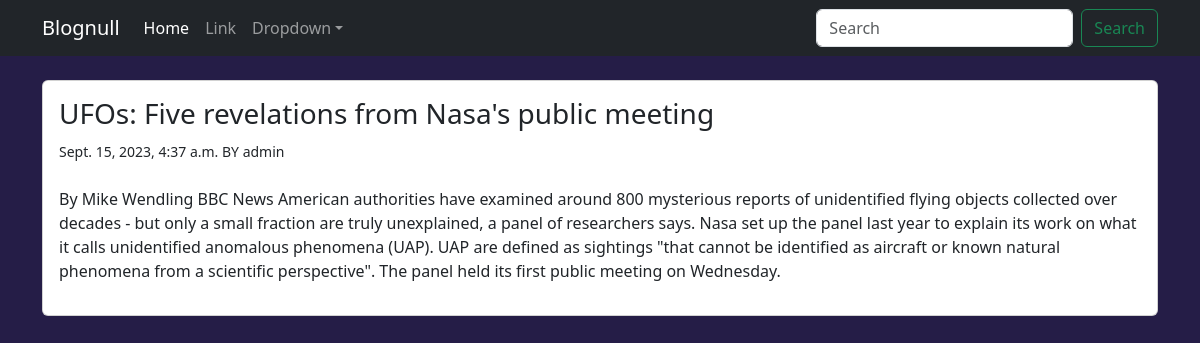
The page /blog/1 on the database its author committed.
### blog/models.py (models this page shows, shortened)
class Post(models.Model):
    class Status(models.TextChoices): # เพิ่มฟิลด์ status
        DRAFT = 'DF', 'Draft'
        PUBLISHED = 'PB', 'Published'
    title = models.CharField(max_length=250)
    slug = models.SlugField(max_length=250)
    body = models.TextField()
    publish = models.DateTimeField(default=timezone.now) # เพิ่ม datetime
    created = models.DateTimeField(auto_now_add=True) # เพิ่ม datetime
    updated = models.DateTimeField(auto_now=True) # เพิ่ม datetime
    status = models.CharField(max_length=2,
                                choices=Status.choices,
                                default=Status.DRAFT) # เพิ่มฟิลด์ status
    author = models.ForeignKey(User,
                                on_delete=models.CASCADE,
                                related_name='blog_posts') # เพิ่มความสัมพันธ์กับ User
    objects=models.Manager() #the dufault manager
    published=PublishedManager() #our custom manager
    class Meta: # การกำหนดการเรียงข้อมูลในโมเดล Post
        ordering = ['-publish'] # เรียงลำดับโพสต์จากวันที่ล่าสุดไปยังเก่าสุด
        indexes = [
            models.Index(fields=['-publish']), # เพิ่ม index
        ]

### blog/views.py (the view)
# urls.py: path('<int:id>',views.post_detail,name='post_detail')
def post_detail(request,id):
    post=Post.published.get(id=id)
    return render(request,'blog/post/detail.html',{'post':post})

### blog/models.py (called while the page is built)
    def get_queryset(self):
        return super().get_queryset().filter(status=Post.Status.PUBLISHED)

### blog/templates/blog/post/detail.html (shortened to what this page needs)
{% extends 'blog/base.html' %} #Call Master page
{% block content %}
    <div class="card mb-4">
        <div class="card-body">
            <h3>{{ post.title }}</h3>
            <small>{{ post.publish }} BY {{ post.author }}</small>
            <p class="mt-4">{{ post.body }}</p>
        </div>
    </div>
{% endblock %}

### blog/static/css/style.css (style rules this page uses)
body { background-color: rgb(37, 29, 71); }

### rows shown on the page
Post: title "UFOs: Five revelations from Nasa's public meeting", publish "Sept. 15, 2023, 4:37 a.m.", author "admin", body "By Mike Wendling BBC News American authorities have examined around 800 mysterious reports of unidentified flying objects collected over decades - but only a small fraction are truly unexplained, a panel of researchers says. Nasa set up the panel last year to explain its work on what it calls unidentified anomalous phenomena (UAP). UAP are defined as sightings \"that cannot be identified as aircraft or known natural phenomena from a scientific perspective\". The panel held its first public meeting on Wednesday."
